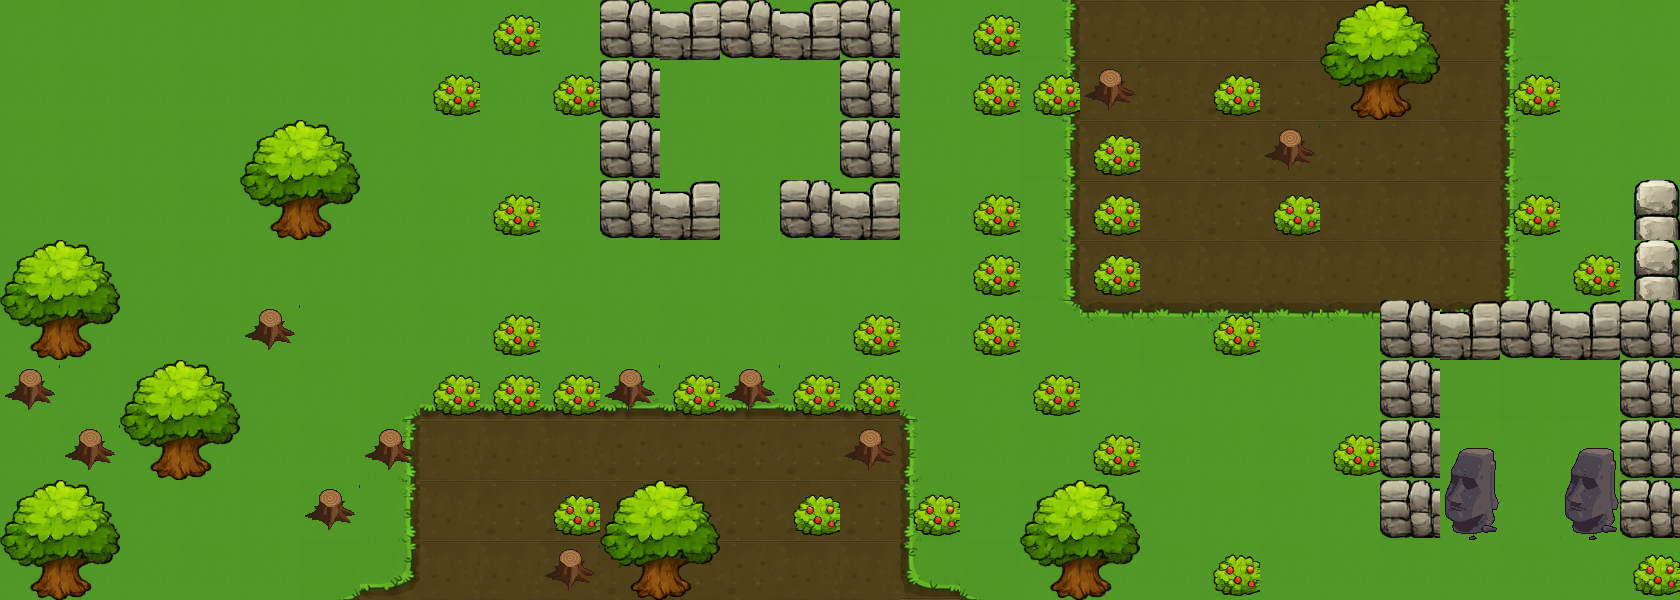

The image is a tile-based game level rendered from a .tmx file. Its description and complete source (layers, tilesets, objects, tile grids) follow:
An orthogonal 28x10 tile map with 60x60 px tiles, 2 tile layers (fondo, obstaculos), 3 tilesets and 7 objects (2x teleporte, puerta_placa, llave, portal, puerta_llave, ...).

<map version="1.10" tiledversion="1.12.2" orientation="orthogonal" renderorder="right-down" width="28" height="10" tilewidth="60" tileheight="60" infinite="0" nextlayerid="4" nextobjectid="8">
 <tileset firstgid="1" source="fondo1.tsx" />
 <tileset firstgid="51" source="obstaculos1.tsx" />
 <tileset firstgid="115" source="obstaculos.tsx" />
 <layer id="1" name="fondo" width="28" height="10">
  <data encoding="csv">
28,28,28,28,28,28,28,28,28,28,28,28,28,28,28,28,28,2147483659,6,6,6,6,6,6,6,11,28,28,
28,28,28,28,28,28,28,28,28,28,28,28,28,28,28,28,28,2147483659,6,6,5,5,5,6,6,11,28,28,
28,28,28,28,28,28,28,28,28,28,28,28,28,28,28,28,28,2147483659,6,6,5,5,5,5,6,11,28,28,
28,28,28,28,28,28,28,28,28,28,28,28,28,28,28,28,28,2147483659,6,6,5,6,6,6,6,11,28,28,
28,28,28,28,28,28,28,28,28,28,28,28,28,28,28,28,28,2147483659,6,6,6,6,6,6,6,11,28,28,
28,28,28,28,28,28,28,28,28,28,28,28,28,28,28,28,28,42,1073741846,1073741846,1073741846,1073741846,1073741846,1073741846,1073741846,2147483690,12,28,
28,28,28,28,28,28,1073741866,1073741827,1073741827,1073741827,1073741827,1073741827,1073741827,1073741827,1073741827,3221225514,28,28,28,28,28,28,28,12,12,12,12,12,
28,28,28,28,28,28,2147483659,6,6,6,5,5,5,5,6,11,28,28,28,28,28,28,28,12,28,28,28,12,
28,28,28,28,28,28,2147483659,6,5,5,5,5,5,5,5,11,28,28,28,28,28,28,28,12,28,28,28,12,
28,28,28,28,28,1073741866,2147483669,6,6,6,5,5,5,6,6,1073741825,3221225514,28,28,28,28,28,28,28,28,28,28,28
</data>
 </layer>
 <layer id="2" name="obstaculos" width="28" height="10">
  <data encoding="csv">
0,0,0,0,0,0,0,0,93,0,113,102,113,102,113,0,93,0,0,0,0,0,99,100,0,0,0,0,
0,0,0,0,0,0,0,93,0,93,113,0,0,0,113,0,93,93,115,0,93,0,107,108,0,93,0,0,
0,0,0,0,99,100,0,0,0,0,113,0,0,0,113,0,0,0,93,0,0,115,0,0,0,0,0,0,
0,0,0,0,107,108,0,0,93,0,113,102,0,113,102,0,93,0,93,0,0,93,0,0,0,93,0,98,
99,100,0,0,0,0,0,0,0,0,0,0,0,0,0,0,93,0,93,0,0,0,0,0,0,0,93,98,
107,108,0,0,115,0,0,0,93,0,0,0,0,0,93,0,93,0,0,0,93,0,0,113,102,113,102,113,
115,0,99,100,0,0,0,93,93,93,115,93,115,93,93,0,0,93,0,0,0,0,0,113,0,0,0,113,
0,115,107,108,0,0,115,0,0,0,0,0,0,0,115,0,0,0,93,0,0,0,93,113,119,0,119,113,
99,100,0,0,0,115,0,0,0,93,99,100,0,93,0,93,0,99,100,0,0,0,0,113,118,0,118,113,
107,108,0,0,0,0,0,0,0,115,107,108,0,0,0,0,0,107,108,0,93,0,0,0,0,0,0,93
</data>
 </layer>
 <objectgroup id="3" name="objetos">
  <object id="1" name="puerta_placa" x="753.333" y="204">
   <properties>
    <property name="id_puerta" type="int" value="1" />
   </properties>
   <point />
  </object>
  <object id="2" name="llave" x="740" y="134.667">
   <point />
  </object>
  <object id="3" name="teleporte" x="692" y="92">
   <properties>
    <property name="id_teleporte" type="int" value="1" />
   </properties>
   <point />
  </object>
  <object id="4" name="portal" x="1529.33" y="393.333">
   <point />
  </object>
  <object id="5" name="puerta_llave" x="1524" y="512">
   <point />
  </object>
  <object id="6" name="teleporte" x="1589.33" y="212">
   <properties>
    <property name="id_teleporte" type="int" value="1" />
   </properties>
   <point />
  </object>
  <object id="7" name="placa" x="267.295" y="566.665">
   <properties>
    <property name="id_puerta" type="int" value="1" />
   </properties>
   <point />
  </object>
 </objectgroup>
</map>
